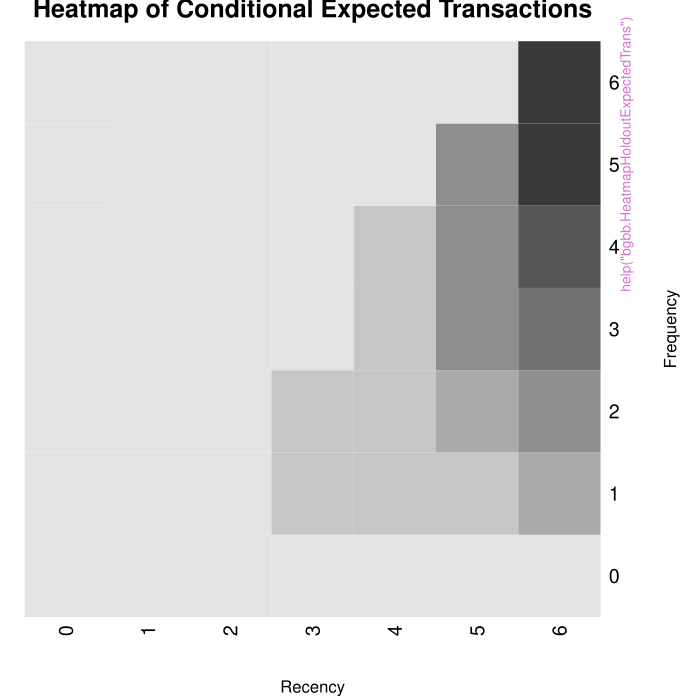

Here is the R script that generated this plot:
pkgname <- "BTYD2"
source(file.path(R.home("share"), "R", "examples-header.R"))
options(warn = 1)
library('BTYD2')

base::assign(".oldSearch", base::search(), pos = 'CheckExEnv')
cleanEx()
nameEx("bgbb.ConditionalExpectedTransactions")
### * bgbb.ConditionalExpectedTransactions

flush(stderr()); flush(stdout())

### Name: bgbb.ConditionalExpectedTransactions
### Title: BG/BB Conditional Expected Transactions
### Aliases: bgbb.ConditionalExpectedTransactions

### ** Examples

params <- c(1.20, 0.75, 0.66, 2.78)
# the number of transactions a customer is expected
# to make in the 10 transaction opportunities
# following the calibration period, which consisted
# of 6 transaction opportunities (during which they
# made 3 transactions, the last of which occurred
# in the 4th opportunity)
bgbb.ConditionalExpectedTransactions(params, n.cal=6, n.star=10, x=3, t.x=4)

# We can also use vectors as input:
bgbb.ConditionalExpectedTransactions(params, n.cal=6, n.star=1:10, x=3, t.x=4)
bgbb.ConditionalExpectedTransactions(params, n.cal=6, n.star=10, x=1:4, t.x=4)



cleanEx()
nameEx("bgbb.DERT")
### * bgbb.DERT

flush(stderr()); flush(stdout())

### Name: bgbb.DERT
### Title: BG/BB Discounted Expected Residual Transactions
### Aliases: bgbb.DERT bgbb.rf.matrix.DERT

### ** Examples

params <- c(1.20, 0.75, 0.66, 2.78)
# Compute DERT for a customer who made 3 transactions
# in the calibration period(consisting of 6 transaction
# opportunities), with the last transaction occurring
# during the 4th transaction opportunity, discounted at
# 10%.
bgbb.DERT(params, x=3, t.x=4, n.cal=6, d=0.1)

# We can also compare DERT for several customers:
bgbb.DERT(params, x=1:6, t.x=6, n.cal=6, d=0.1)

data(donationsSummary)

rf.matrix <- donationsSummary$rf.matrix
# donationsSummary$rf.matrix already has appropriate column names

# starting-point parameters
startingparams <- c(1, 1, 0.5, 3)
# estimated parameters
est.params <- bgbb.EstimateParameters(rf.matrix, startingparams)

# compute DERT for a customer from every row in rf.matrix,
# discounted at 10%.
bgbb.rf.matrix.DERT(est.params, rf.matrix, d=0.1)



cleanEx()
nameEx("bgbb.EstimateParameters")
### * bgbb.EstimateParameters

flush(stderr()); flush(stdout())

### Name: bgbb.EstimateParameters
### Title: BG/BB Parameter Estimation
### Aliases: bgbb.EstimateParameters

### ** Examples

data(donationsSummary)

rf.matrix <- donationsSummary$rf.matrix
# donationsSummary$rf.matrix already has appropriate column names

# starting-point parameters
startingparams <- c(1, 1, 0.5, 3)
# estimated parameters
est.params <- bgbb.EstimateParameters(rf.matrix, startingparams)
# log-likelihood of estimated parameters
bgbb.rf.matrix.LL(est.params, rf.matrix)



cleanEx()
nameEx("bgbb.Expectation")
### * bgbb.Expectation

flush(stderr()); flush(stdout())

### Name: bgbb.Expectation
### Title: BG/BB Expectation
### Aliases: bgbb.Expectation

### ** Examples

params <- c(1.20, 0.75, 0.66, 2.78)
# Expected number of transactions that a randomly chosen customer
# will make in the first 10 transaction opportunities.
bgbb.Expectation(params, n=10)

# We can also compare expected transactions over time:
bgbb.Expectation(params, n=1:10)



cleanEx()
nameEx("bgbb.HeatmapHoldoutExpectedTrans")
### * bgbb.HeatmapHoldoutExpectedTrans

flush(stderr()); flush(stdout())

### Name: bgbb.HeatmapHoldoutExpectedTrans
### Title: BG/BB Heatmap of Holdout Period Expected Transactions
### Aliases: bgbb.HeatmapHoldoutExpectedTrans

### ** Examples

data(donationsSummary)

rf.matrix <- donationsSummary$rf.matrix
# donationsSummary$rf.matrix already has appropriate column names

# starting-point parameters
startingparams <- c(1, 1, 0.5, 3)
# estimated parameters
est.params <- bgbb.EstimateParameters(rf.matrix, startingparams)

# Plot a heatmap of conditional expected transactions in
# a holdout period of 5 transaction opportunities, given
# that the calibration period consisted of 6 transaction
# opportunities.
bgbb.HeatmapHoldoutExpectedTrans(est.params, n.cal=6, n.star=5)



cleanEx()
nameEx("bgbb.LL")
### * bgbb.LL

flush(stderr()); flush(stdout())

### Name: bgbb.LL
### Title: BG/BB Log-Likelihood
### Aliases: bgbb.LL bgbb.rf.matrix.LL

### ** Examples

data(donationsSummary)

rf.matrix <- donationsSummary$rf.matrix
# donationsSummary$rf.matrix already has appropriate column names

params <- c(1.20, 0.75, 0.66, 2.78)
bgbb.rf.matrix.LL(params, rf.matrix)

# Returns the log likelihood of the parameters for a customer who
# made 3 transactions in a calibration period with 6 transaction opportunities,
# with the last transaction occurring during the 4th transaction opportunity.
bgbb.LL(params, x=3, t.x=4, n.cal=6)

# We can also give vectors as function parameters:
set.seed(7)
x <- sample(1:3, 10, replace = TRUE)
t.x <- sample(3:5, 10, replace = TRUE)
n.cal <- rep(5, 10)
bgbb.LL(params, x, t.x, n.cal)



cleanEx()
nameEx("bgbb.PAlive")
### * bgbb.PAlive

flush(stderr()); flush(stdout())

### Name: bgbb.PAlive
### Title: BG/BB P(Alive)
### Aliases: bgbb.PAlive

### ** Examples

params <- c(1.20, 0.75, 0.66, 2.78)

# The probability that a customer who made 3 transactions in
# the calibration period (which consisted of 6 transaction
# opportunities), with the last transaction occurring at the
# 4th transaction opportunity, is alive at the 7th transaction
# opportunity
bgbb.PAlive(params, x=3, t.x=4, n.cal=6)

# The input parameters may also be vectors:
bgbb.PAlive(params, x=1, t.x=1:6, n.cal=6)



cleanEx()
nameEx("bgbb.PlotDropoutRateHeterogeneity")
### * bgbb.PlotDropoutRateHeterogeneity

flush(stderr()); flush(stdout())

### Name: bgbb.PlotDropoutRateHeterogeneity
### Title: BG/BB Plot Dropout Rate Heterogeneity
### Aliases: bgbb.PlotDropoutRateHeterogeneity

### ** Examples

params <- c(1.2, 0.75, 0.66, 2.78)
bgbb.PlotDropoutRateHeterogeneity(params)
params <- c(0.2, 1.5, 3.2, 6)
bgbb.PlotDropoutRateHeterogeneity(params)



cleanEx()
nameEx("bgbb.PlotFreqVsConditionalExpectedFrequency")
### * bgbb.PlotFreqVsConditionalExpectedFrequency

flush(stderr()); flush(stdout())

### Name: bgbb.PlotFreqVsConditionalExpectedFrequency
### Title: BG/BB Plot Frequency vs Conditional Expected Frequency
### Aliases: bgbb.PlotFreqVsConditionalExpectedFrequency

### ** Examples

data(donationsSummary)

rf.matrix <- donationsSummary$rf.matrix
# donationsSummary$rf.matrix already has appropriate column names

# starting-point parameters
startingparams <- c(1, 1, 0.5, 3)
# estimated parameters
est.params <- bgbb.EstimateParameters(rf.matrix, startingparams)

# get the holdout period transactions
x.star <- donationsSummary$x.star

# number of transaction opportunities in the holdout period
n.star <- 5

# Plot holdout period transactions
bgbb.PlotFreqVsConditionalExpectedFrequency(est.params, n.star, rf.matrix, x.star, trunc=6)



cleanEx()
nameEx("bgbb.PlotFrequencyInCalibration")
### * bgbb.PlotFrequencyInCalibration

flush(stderr()); flush(stdout())

### Name: bgbb.PlotFrequencyInCalibration
### Title: BG/BB Plot Frequency in Calibration Period
### Aliases: bgbb.PlotFrequencyInCalibration

### ** Examples

data(donationsSummary)

rf.matrix <- donationsSummary$rf.matrix
# donationsSummary$rf.matrix already has appropriate column names

# starting-point parameters
startingparams <- c(1, 1, 0.5, 3)
# estimated parameters
est.params <- bgbb.EstimateParameters(rf.matrix, startingparams)

# plot actual vs. expected frequencies in the calibration period
bgbb.PlotFrequencyInCalibration(est.params, rf.matrix)



cleanEx()
nameEx("bgbb.PlotFrequencyInHoldout")
### * bgbb.PlotFrequencyInHoldout

flush(stderr()); flush(stdout())

### Name: bgbb.PlotFrequencyInHoldout
### Title: BG/BB Plot Frequency in Holdout
### Aliases: bgbb.PlotFrequencyInHoldout

### ** Examples

data(donationsSummary)

rf.matrix <- donationsSummary$rf.matrix
rf.matrix.holdout <- donationsSummary$rf.matrix.holdout
# donationsSummary$rf.matrix and donationsSummary$rf.matrix.holdout already
# have appropriate column names

# starting-point parameters
startingparams <- c(1, 1, 0.5, 3)
# estimated parameters
est.params <- bgbb.EstimateParameters(rf.matrix, startingparams)

# number of periods in the calibration period
n.cal = max(rf.matrix[,"n.cal"])

bgbb.PlotFrequencyInHoldout (est.params, n.cal, rf.matrix.holdout)



cleanEx()
nameEx("bgbb.PlotRecVsConditionalExpectedFrequency")
### * bgbb.PlotRecVsConditionalExpectedFrequency

flush(stderr()); flush(stdout())

### Name: bgbb.PlotRecVsConditionalExpectedFrequency
### Title: BG/BB Plot Recency vs Conditional Expected Frequency
### Aliases: bgbb.PlotRecVsConditionalExpectedFrequency

### ** Examples

data(donationsSummary)

rf.matrix <- donationsSummary$rf.matrix
# donationsSummary$rf.matrix already has appropriate column names

# starting-point parameters
startingparams <- c(1, 1, 0.5, 3)
# estimated parameters
est.params <- bgbb.EstimateParameters(rf.matrix, startingparams)

# get the holdout period transactions
x.star <- donationsSummary$x.star

# number of transaction opportunities in the holdout period
n.star <- 5

# Compare holdout period transactions.
bgbb.PlotRecVsConditionalExpectedFrequency(est.params, n.star, rf.matrix, x.star, trunc=6)



cleanEx()
nameEx("bgbb.PlotTrackingCum")
### * bgbb.PlotTrackingCum

flush(stderr()); flush(stdout())

### Name: bgbb.PlotTrackingCum
### Title: BG/BB Tracking Cumulative Transactions Plot
### Aliases: bgbb.PlotTrackingCum

### ** Examples

data(donationsSummary)
# donationsSummary$rf.matrix already has appropriate column names
rf.matrix <- donationsSummary$rf.matrix

# starting-point parameters
startingparams <- c(1, 1, 0.5, 3)
# estimated parameters
est.params <- bgbb.EstimateParameters(rf.matrix, startingparams)

# get the annual repeat transactions, and transform them into
# a cumulative form
actual.inc.repeat.transactions <- donationsSummary$annual.trans
actual.cum.repeat.transactions <- cumsum(actual.inc.repeat.transactions)

# set appropriate x-axis
x.tickmarks <- c( "'96","'97","'98","'99","'00","'01","'02","'03","'04","'05","'06" )

# plot actual vs. expected transactions. The calibration period was 6 periods long.
bgbb.PlotTrackingCum(est.params, rf.matrix, actual.cum.repeat.transactions, xticklab=x.tickmarks)



cleanEx()
nameEx("bgbb.PlotTrackingInc")
### * bgbb.PlotTrackingInc

flush(stderr()); flush(stdout())

### Name: bgbb.PlotTrackingInc
### Title: BG/BB Tracking Incremental Transactions Plot
### Aliases: bgbb.PlotTrackingInc

### ** Examples

data(donationsSummary)
# donationsSummary$rf.matrix already has appropriate column names
rf.matrix <- donationsSummary$rf.matrix

# starting-point parameters
startingparams <- c(1, 1, 0.5, 3)
# estimated parameters
est.params <- bgbb.EstimateParameters(rf.matrix, startingparams)

# get the annual repeat transactions
actual.inc.repeat.transactions <- donationsSummary$annual.trans

# Set appropriate x-axis
x.tickmarks <- c( "'96","'97","'98","'99","'00","'01","'02","'03","'04","'05","'06" )

# Plot actual vs. expected transactions. The calibration period was 6 periods long.
bgbb.PlotTrackingInc(est.params, rf.matrix, actual.inc.repeat.transactions, xticklab=x.tickmarks)



cleanEx()
nameEx("bgbb.PlotTransactionRateHeterogeneity")
### * bgbb.PlotTransactionRateHeterogeneity

flush(stderr()); flush(stdout())

### Name: bgbb.PlotTransactionRateHeterogeneity
### Title: BG/BB Plot Transaction Rate Heterogeneity
### Aliases: bgbb.PlotTransactionRateHeterogeneity

### ** Examples

params <- c(1.2, 0.75, 0.66, 2.78)
bgbb.PlotTransactionRateHeterogeneity(params)
params <- c(0.2, 1.5, 3.2, 6)
bgbb.PlotTransactionRateHeterogeneity(params)



cleanEx()
nameEx("bgbb.PosteriorMeanDropoutRate")
### * bgbb.PosteriorMeanDropoutRate

flush(stderr()); flush(stdout())

### Name: bgbb.PosteriorMeanDropoutRate
### Title: BG/BB Posterior Mean Dropout Rate
### Aliases: bgbb.PosteriorMeanDropoutRate
###   bgbb.rf.matrix.PosteriorMeanDropoutRate

### ** Examples

data(donationsSummary)

rf.matrix <- donationsSummary$rf.matrix
# donationsSummary$rf.matrix already has appropriate column names

# starting-point parameters
startingparams <- c(1, 1, 0.5, 3)
# estimated parameters
est.params <- bgbb.EstimateParameters(rf.matrix, startingparams)

# return the posterior mean dropout rate vector
bgbb.rf.matrix.PosteriorMeanDropoutRate(est.params, rf.matrix)



cleanEx()
nameEx("bgbb.PosteriorMeanTransactionRate")
### * bgbb.PosteriorMeanTransactionRate

flush(stderr()); flush(stdout())

### Name: bgbb.PosteriorMeanTransactionRate
### Title: BG/BB Posterior Mean Transaction Rate
### Aliases: bgbb.PosteriorMeanTransactionRate
###   bgbb.rf.matrix.PosteriorMeanTransactionRate

### ** Examples

data(donationsSummary)

rf.matrix <- donationsSummary$rf.matrix
# donationsSummary$rf.matrix already has appropriate column names

# starting-point parameters
startingparams <- c(1, 1, 0.5, 3)
# estimated parameters
est.params <- bgbb.EstimateParameters(rf.matrix, startingparams)

# return the posterior mean transaction rate vector
bgbb.rf.matrix.PosteriorMeanTransactionRate(est.params, rf.matrix)



cleanEx()
nameEx("bgbb.pmf.General")
### * bgbb.pmf.General

flush(stderr()); flush(stdout())

### Name: bgbb.pmf.General
### Title: BG/BB General Probability Mass Function
### Aliases: bgbb.pmf.General

### ** Examples

params <- c(1.20, 0.75, 0.66, 2.78)
# Probability that a customer will make 3 transactions in the 10
# transaction opportunities following the 6 transaction opportunities
# in the calibration period, given BG/BB parameters.
bgbb.pmf.General(params, n.cal=6, n.star=10, x.star=3)

# Vectors may also be provided as input:
# Comparison between different frequencies:
bgbb.pmf.General(params, n.cal=6, n.star=10, x.star=1:10)
# Comparison between different holdout transaction opportunities:
bgbb.pmf.General(params, n.cal=6, n.star=5:15, x.star=3)



cleanEx()
nameEx("bgbb.pmf")
### * bgbb.pmf

flush(stderr()); flush(stdout())

### Name: bgbb.pmf
### Title: BG/BB Probability Mass Function
### Aliases: bgbb.pmf

### ** Examples

params <- c(1.20, 0.75, 0.66, 2.78)
# The probability that a customer made 3 transactions in the first
# 6 transaction opportunities.
bgbb.pmf(params, n=6, x=3)

# Vectors may also be used as arguments:
bgbb.pmf(params, n=6, x=0:6)



cleanEx()
nameEx("bgnbd.ConditionalExpectedTransactions")
### * bgnbd.ConditionalExpectedTransactions

flush(stderr()); flush(stdout())

### Name: bgnbd.ConditionalExpectedTransactions
### Title: BG/NBD Conditional Expected Transactions
### Aliases: bgnbd.ConditionalExpectedTransactions

### ** Examples

params <- c(0.243, 4.414, 0.793, 2.426)
# Number of transactions a customer is expected to make in 2 time
# intervals, given that they made 10 repeat transactions in a time period
# of 39 intervals, with the 10th repeat transaction occurring in the 35th
# interval.
bgnbd.ConditionalExpectedTransactions(params, T.star=2, x=10, t.x=35, T.cal=39)

# We can also compare expected transactions across different
# calibration period behaviors:
bgnbd.ConditionalExpectedTransactions(params, T.star=2, x=5:20, t.x=25, T.cal=39)



cleanEx()
nameEx("bgnbd.EstimateParameters")
### * bgnbd.EstimateParameters

flush(stderr()); flush(stdout())

### Name: bgnbd.EstimateParameters
### Title: BG/NBD Parameter Estimation
### Aliases: bgnbd.EstimateParameters

### ** Examples

data(cdnowSummary)

cal.cbs <- cdnowSummary$cbs
# cal.cbs already has column names required by method

# starting-point parameters
startingparams <- c(1.0, 3, 1.0, 3)
# estimated parameters
est.params <- bgnbd.EstimateParameters(cal.cbs, startingparams)

# log-likelihood of estimated parameters
bgnbd.cbs.LL(est.params, cal.cbs)



cleanEx()
nameEx("bgnbd.Expectation")
### * bgnbd.Expectation

flush(stderr()); flush(stdout())

### Name: bgnbd.Expectation
### Title: BG/NBD Expectation
### Aliases: bgnbd.Expectation

### ** Examples

params <- c(0.243, 4.414, 0.793, 2.426)

# Number of repeat transactions a customer is expected to make in 2 time intervals.
bgnbd.Expectation(params, t=2)

# We can also compare expected transactions over time:
bgnbd.Expectation(params, t=1:10)



cleanEx()
nameEx("bgnbd.ExpectedCumulativeTransactions")
### * bgnbd.ExpectedCumulativeTransactions

flush(stderr()); flush(stdout())

### Name: bgnbd.ExpectedCumulativeTransactions
### Title: BG/NBD Expected Cumulative Transactions
### Aliases: bgnbd.ExpectedCumulativeTransactions

### ** Examples

data(cdnowSummary)

cal.cbs <- cdnowSummary$cbs
# cal.cbs already has column names required by method

params <- c(0.243, 4.414, 0.793, 2.426)

# Returns a vector containing cumulative repeat transactions for 273 days.
# All parameters are in weeks; the calibration period lasted 39 weeks.
bgnbd.ExpectedCumulativeTransactions(params, T.cal=cal.cbs[,"T.cal"], T.tot=39, n.periods.final=273)



cleanEx()
nameEx("bgnbd.LL")
### * bgnbd.LL

flush(stderr()); flush(stdout())

### Name: bgnbd.LL
### Title: BG/NBD Log-Likelihood
### Aliases: bgnbd.LL bgnbd.cbs.LL

### ** Examples

data(cdnowSummary)

cal.cbs <- cdnowSummary$cbs
# cal.cbs already has column names required by method

# random assignment of parameters
params <- c(0.5, 6, 1.2, 3.3)
# returns the log-likelihood of the given parameters
bgnbd.cbs.LL (params, cal.cbs)

# compare the speed and results to the following:
cal.cbs.compressed <- bgnbd.compress.cbs(cal.cbs)
bgnbd.cbs.LL (params, cal.cbs.compressed)

# Returns the log likelihood of the parameters for a customer who
# made 3 transactions in a calibration period that ended at t=6,
# with the last transaction occurring at t=4.
bgnbd.LL(params, x=3, t.x=4, T.cal=6)

# We can also give vectors as function parameters:
set.seed(7)
x <- sample(1:4, 10, replace = TRUE)
t.x <- sample(1:4, 10, replace = TRUE)
T.cal <- rep(4, 10)
bgnbd.LL(params, x, t.x, T.cal)



cleanEx()
nameEx("bgnbd.PAlive")
### * bgnbd.PAlive

flush(stderr()); flush(stdout())

### Name: bgnbd.PAlive
### Title: BG/NBD P(Alive)
### Aliases: bgnbd.PAlive

### ** Examples

params <- c(0.243, 4.414, 0.793, 2.426)

bgnbd.PAlive(params, x=23, t.x=39, T.cal=39)
# P(Alive) of a customer who has the same recency and total
# time observed.

bgnbd.PAlive(params, x=5:20, t.x=30, T.cal=39)
# Note the "increasing frequency paradox".

# To visualize the distribution of P(Alive) across customers:

data(cdnowSummary)
cbs <- cdnowSummary$cbs
params <- bgnbd.EstimateParameters(cbs, par.start = c(0.243, 4.414, 0.793, 2.426))
p.alives <- bgnbd.PAlive(params, cbs[,"x"], cbs[,"t.x"], cbs[,"T.cal"])
plot(density(p.alives))



cleanEx()
nameEx("bgnbd.PlotDropoutRateHeterogeneity")
### * bgnbd.PlotDropoutRateHeterogeneity

flush(stderr()); flush(stdout())

### Name: bgnbd.PlotDropoutRateHeterogeneity
### Title: BG/NBD Plot Dropout Probability Heterogeneity
### Aliases: bgnbd.PlotDropoutRateHeterogeneity

### ** Examples

params <- c(0.243, 4.414, 0.793, 2.426)
bgnbd.PlotDropoutRateHeterogeneity(params)
params <- c(0.243, 4.414, 1.33, 2.426)
bgnbd.PlotDropoutRateHeterogeneity(params)



cleanEx()
nameEx("bgnbd.PlotFreqVsConditionalExpectedFrequency")
### * bgnbd.PlotFreqVsConditionalExpectedFrequency

flush(stderr()); flush(stdout())

### Name: bgnbd.PlotFreqVsConditionalExpectedFrequency
### Title: BG/NBD Plot Frequency vs. Conditional Expected Frequency
### Aliases: bgnbd.PlotFreqVsConditionalExpectedFrequency

### ** Examples

data(cdnowSummary)

cal.cbs <- cdnowSummary$cbs
# cal.cbs already has column names required by method

# number of transactions by each customer in the 39 weeks
# following the calibration period
x.star <- cal.cbs[,"x.star"]

# parameters estimated using bgnbd.EstimateParameters
est.params <- c(0.243, 4.414, 0.793, 2.426)
# the maximum censor number that can be used
max(cal.cbs[,"x"])

# plot conditional expected holdout period frequencies,
# binned according to calibration period frequencies
bgnbd.PlotFreqVsConditionalExpectedFrequency(est.params, T.star=39, cal.cbs, x.star, censor=7)



cleanEx()
nameEx("bgnbd.PlotFrequencyInCalibration")
### * bgnbd.PlotFrequencyInCalibration

flush(stderr()); flush(stdout())

### Name: bgnbd.PlotFrequencyInCalibration
### Title: BG/NBD Plot Frequency in Calibration Period
### Aliases: bgnbd.PlotFrequencyInCalibration

### ** Examples

data(cdnowSummary)

cal.cbs <- cdnowSummary$cbs
# cal.cbs already has column names required by method

# parameters estimated using bgnbd.EstimateParameters
est.params <- c(0.243, 4.414, 0.793, 2.426)
# the maximum censor number that can be used
max(cal.cbs[,"x"])

bgnbd.PlotFrequencyInCalibration(est.params, cal.cbs, censor=7)



cleanEx()
nameEx("bgnbd.PlotRecVsConditionalExpectedFrequency")
### * bgnbd.PlotRecVsConditionalExpectedFrequency

flush(stderr()); flush(stdout())

### Name: bgnbd.PlotRecVsConditionalExpectedFrequency
### Title: BG/NBD Plot Actual vs. Conditional Expected Frequency by Recency
### Aliases: bgnbd.PlotRecVsConditionalExpectedFrequency

### ** Examples

data(cdnowSummary)

cal.cbs <- cdnowSummary$cbs
# cal.cbs already has column names required by method

# number of transactions by each customer in the 39 weeks following
# the calibration period
x.star <- cal.cbs[,"x.star"]

# parameters estimated using bgnbd.EstimateParameters
est.params <- c(0.243, 4.414, 0.793, 2.426)

# plot conditional expected holdout period transactions, binned according to
# calibration period recencies
bgnbd.PlotRecVsConditionalExpectedFrequency(est.params, cal.cbs, T.star=39, x.star)



cleanEx()
nameEx("bgnbd.PlotTrackingCum")
### * bgnbd.PlotTrackingCum

flush(stderr()); flush(stdout())

### Name: bgnbd.PlotTrackingCum
### Title: BG/NBD Tracking Cumulative Transactions Plot
### Aliases: bgnbd.PlotTrackingCum

### ** Examples

data(cdnowSummary)

cal.cbs <- cdnowSummary$cbs
# cal.cbs already has column names required by method

# Cumulative repeat transactions made by all customers across calibration
# and holdout periods
cu.tracking <- cdnowSummary$cu.tracking

# parameters estimated using bgnbd.EstimateParameters
est.params <- c(0.243, 4.414, 0.793, 2.426)

# All parameters are in weeks; the calibration period lasted 39
# weeks and the holdout period another 39.
bgnbd.PlotTrackingCum(est.params, T.cal=cal.cbs[,"T.cal"], T.tot=78, cu.tracking)



cleanEx()
nameEx("bgnbd.PlotTrackingInc")
### * bgnbd.PlotTrackingInc

flush(stderr()); flush(stdout())

### Name: bgnbd.PlotTrackingInc
### Title: BG/NBD Tracking Incremental Transactions Comparison
### Aliases: bgnbd.PlotTrackingInc

### ** Examples

data(cdnowSummary)
cal.cbs <- cdnowSummary$cbs
# cal.cbs already has column names required by method

# Cumulative repeat transactions made by all customers across calibration
# and holdout periods
cu.tracking <- cdnowSummary$cu.tracking
# make the tracking data incremental
inc.tracking <- dc.CumulativeToIncremental(cu.tracking)

# parameters estimated using bgnbd.EstimateParameters
est.params <- c(0.243, 4.414, 0.793, 2.426)

# All parameters are in weeks; the calibration period lasted 39
# weeks and the holdout period another 39.
bgnbd.PlotTrackingInc(est.params, T.cal=cal.cbs[,"T.cal"], T.tot=78, inc.tracking)



cleanEx()
nameEx("bgnbd.PlotTransactionRateHeterogeneity")
### * bgnbd.PlotTransactionRateHeterogeneity

flush(stderr()); flush(stdout())

### Name: bgnbd.PlotTransactionRateHeterogeneity
### Title: BG/NBD Plot Transaction Rate Heterogeneity
### Aliases: bgnbd.PlotTransactionRateHeterogeneity

### ** Examples

params <- c(0.243, 4.414, 0.793, 2.426)
bgnbd.PlotTransactionRateHeterogeneity(params)
params <- c(0.53, 4.414, 0.793, 2.426)
bgnbd.PlotTransactionRateHeterogeneity(params)



cleanEx()
nameEx("bgnbd.compress.cbs")
### * bgnbd.compress.cbs

flush(stderr()); flush(stdout())

### Name: bgnbd.compress.cbs
### Title: Compress Customer-by-Sufficient-Statistic Matrix
### Aliases: bgnbd.compress.cbs

### ** Examples

# Create a sample customer-by-sufficient-statistic matrix:
set.seed(7)
x <- sample(1:4, 10, replace = TRUE)
t.x <- sample(1:4, 10, replace = TRUE)
T.cal <- rep(4, 10)
ave.spend <- sample(10:20, 10, replace = TRUE)
cbs <- cbind(x, t.x, T.cal, ave.spend)
cbs

# If cbs is printed, you would note that the following
# sets of rows have the same x, t.x and T.cal:
# (1, 6, 8); (3, 9)

bgnbd.compress.cbs(cbs, 0)   # No rounding necessary

# Note that all additional columns (in this case, ave.spend)
# are aggregated by sum.



cleanEx()
nameEx("bgnbd.pmf.General")
### * bgnbd.pmf.General

flush(stderr()); flush(stdout())

### Name: bgnbd.pmf.General
### Title: Generalized BG/NBD Probability Mass Function
### Aliases: bgnbd.pmf.General

### ** Examples

params <- c(0.243, 4.414, 0.793, 2.426)
# probability that a customer will make 10 repeat transactions in the
# time interval (1,2]
bgnbd.pmf.General(params, t.start=1, t.end=2, x=10)
# probability that a customer will make no repeat transactions in the
# time interval (39,78]
bgnbd.pmf.General(params, t.start=39, t.end=78, x=0)



cleanEx()
nameEx("bgnbd.pmf")
### * bgnbd.pmf

flush(stderr()); flush(stdout())

### Name: bgnbd.pmf
### Title: BG/NBD Probability Mass Function
### Aliases: bgnbd.pmf

### ** Examples

params <- c(0.243, 4.414, 0.793, 2.426)
# probability that a customer will make 10 repeat transactions in the
# time interval (0,2]
bgnbd.pmf(params, t=2, x=10)
# probability that a customer will make no repeat transactions in the
# time interval (0,39]
bgnbd.pmf(params, t=39, x=0)

# Vectors may also be used as arguments:
bgnbd.pmf(params, t=30, x=11:20)



cleanEx()
nameEx("dc.BuildCBSFromCBTAndDates")
### * dc.BuildCBSFromCBTAndDates

flush(stderr()); flush(stdout())

### Name: dc.BuildCBSFromCBTAndDates
### Title: Build CBS matrix from CBT matrix
### Aliases: dc.BuildCBSFromCBTAndDates

### ** Examples

elog <- dc.ReadLines(system.file("data/cdnowElog.csv", package="BTYD"),2,3,5)
elog[,"date"] <- as.Date(elog[,"date"], "%Y%m%d")

# Transaction-flow models are about interpurchase times. Since we
# only know purchase times to the day, we merge all transaction on
# the same day. This example uses dc.MergeTransactionsOnSameDate
# to illustrate this; however, we could have simply used dc.CreateReachCBT
# instead of dc.CreateFreqCBT to obtain the same result.
merged.elog <- dc.MergeTransactionsOnSameDate(elog)
cutoff.date <- as.Date("1997-09-30")
freq.cbt <- dc.CreateFreqCBT(merged.elog)
cal.freq.cbt <- freq.cbt[,as.Date(colnames(freq.cbt)) <= cutoff.date]
holdout.freq.cbt <- freq.cbt[,as.Date(colnames(freq.cbt)) > cutoff.date]

cal.start.dates.indices <- dc.GetFirstPurchasePeriodsFromCBT(cal.freq.cbt)
cal.start.dates <- as.Date(colnames(cal.freq.cbt)[cal.start.dates.indices])
cal.end.dates.indices <- dc.GetLastPurchasePeriodsFromCBT(cal.freq.cbt)
cal.end.dates <- as.Date(colnames(cal.freq.cbt)[cal.end.dates.indices])
T.cal.total <- rep(cutoff.date, nrow(cal.freq.cbt))
cal.dates <- data.frame(cal.start.dates, cal.end.dates, T.cal.total)

# Create calibration period customer-by-sufficient-statistic data frame,
# using weeks as the unit of time.
cal.cbs <- dc.BuildCBSFromCBTAndDates(cal.freq.cbt, cal.dates,
	per="week", cbt.is.during.cal.period=TRUE)
# Force the calibration period customer-by-sufficient-statistic to only contain
# repeat transactions (required by BG/BB and Pareto/NBD models)
cal.cbs[,"x"] <- cal.cbs[,"x"] - 1

holdout.start <- cutoff.date+1
holdout.end <- as.Date(colnames(holdout.freq.cbt)[ncol(holdout.freq.cbt)])
holdout.dates <- c(holdout.start, holdout.end)

# Create holdout period customer-by-sufficient-statistic data frame, using weeks
# as the unit of time.
holdout.cbs <- dc.BuildCBSFromCBTAndDates(holdout.freq.cbt, holdout.dates,
	per="week", cbt.is.during.cal.period=FALSE)



cleanEx()
nameEx("dc.CreateFreqCBT")
### * dc.CreateFreqCBT

flush(stderr()); flush(stdout())

### Name: dc.CreateFreqCBT
### Title: Create Frequency Customer-by-Time Matrix
### Aliases: dc.CreateFreqCBT

### ** Examples

# Create event log from file "cdnowElog.csv", which has
# customer IDs in the second column, dates in the third column, and
# sales numbers in the fifth column.
elog <- dc.ReadLines(system.file("data/cdnowElog.csv", package="BTYD"),2,3,5)

# Given that the dates are in the order year-month-day,
# it is not strictly necessary to convert the date column
# to date formats. However, it is good practice:
elog[,"date"] <- as.Date(elog[,"date"], "%Y%m%d")

freq.cbt <- dc.CreateFreqCBT(elog)



cleanEx()
nameEx("dc.CreateReachCBT")
### * dc.CreateReachCBT

flush(stderr()); flush(stdout())

### Name: dc.CreateReachCBT
### Title: Create Reach Customer-by-Time Matrix
### Aliases: dc.CreateReachCBT

### ** Examples

# Create event log from file "cdnowElog.csv", which has
# customer IDs in the second column, dates in the third column, and
# sales numbers in the fifth column.
elog <- dc.ReadLines(system.file("data/cdnowElog.csv", package="BTYD"),2,3,5)

# Given that the dates are in the order year-month-day,
# it is not strictly necessary to convert the date column
# to date formats. However, it is good practice:
elog[,"date"] <- as.Date(elog[,"date"], "%Y%m%d")

reach.cbt <- dc.CreateReachCBT(elog)



cleanEx()
nameEx("dc.CreateSpendCBT")
### * dc.CreateSpendCBT

flush(stderr()); flush(stdout())

### Name: dc.CreateSpendCBT
### Title: Create Spend Customer-by-Time Matrix
### Aliases: dc.CreateSpendCBT

### ** Examples

# Create event log from file "cdnowElog.csv", which has
# customer IDs in the second column, dates in the third column, and
# sales numbers in the fifth column.
elog <- dc.ReadLines(system.file("data/cdnowElog.csv", package="BTYD"),2,3,5);

# Given that the dates are in the order year-month-day,
# it is not strictly necessary to convert the date column
# to date formats. However, it is good practice:
elog[,"date"] <- as.Date(elog[,"date"], "%Y%m%d")

spend.cbt <- dc.CreateSpendCBT(elog)



cleanEx()
nameEx("dc.ElogToCbsCbt")
### * dc.ElogToCbsCbt

flush(stderr()); flush(stdout())

### Name: dc.ElogToCbsCbt
### Title: Convernt Event Log to CBS and CBT Matrices
### Aliases: dc.ElogToCbsCbt

### ** Examples

# Create event log from file "cdnowElog.csv", which has
# customer IDs in the second column, dates in the third column, and
# sales numbers in the fifth column.
elog <- dc.ReadLines(system.file("data/cdnowElog.csv", package="BTYD"),2,3,5)

elog[,"date"] <- as.Date(elog[,"date"], "%Y%m%d")

data <- dc.ElogToCbsCbt(elog, per="week", T.cal=as.Date("1997-09-30"))



cleanEx()
nameEx("dc.MakeRFmatrixCal")
### * dc.MakeRFmatrixCal

flush(stderr()); flush(stdout())

### Name: dc.MakeRFmatrixCal
### Title: Make Calibration Period Recency-Frequency Matrix
### Aliases: dc.MakeRFmatrixCal

### ** Examples

elog <- dc.ReadLines(system.file("data/discreteSimElog.csv", package="BTYD"),1,2)
elog[,"date"] <- as.Date(elog[,"date"])

cutoff.date <- as.Date("1977-01-01")
cbt <- dc.CreateReachCBT(elog)
cal.cbt <- cbt[,as.Date(colnames(cbt)) <= cutoff.date]
holdout.cbt <- cbt[,as.Date(colnames(cbt)) > cutoff.date]

cal.start.dates.indices <- dc.GetFirstPurchasePeriodsFromCBT(cal.cbt)
cal.start.dates <- as.Date(colnames(cal.cbt)[cal.start.dates.indices])
cal.end.dates.indices <- dc.GetLastPurchasePeriodsFromCBT(cal.cbt)
cal.end.dates <- as.Date(colnames(cal.cbt)[cal.end.dates.indices])
T.cal.total <- rep(cutoff.date, nrow(cal.cbt))
cal.dates <- data.frame(cal.start.dates, cal.end.dates, T.cal.total)

# Create calibration period customer-by-sufficient-statistic data frame,
# using years as the unit of time.
cal.cbs <- dc.BuildCBSFromCBTAndDates(cal.cbt, cal.dates, per="year",
	cbt.is.during.cal.period=TRUE)

holdout.start <- as.Date(colnames(holdout.cbt)[1])
holdout.end <- as.Date(tail(colnames(holdout.cbt),n=1))
# The (-1) below is to remove the effect of the birth period - we are only
# interested in repeat transactions in the calibration period.
frequencies <- (cal.cbs[,"x"] - 1)
periods.of.final.purchases <- cal.cbs[,"t.x"]
num.of.purchase.periods <- ncol(cal.cbt) - 1

# Create a calibration period recency-frequency matrix
cal.rf.matrix <- dc.MakeRFmatrixCal(frequencies, periods.of.final.purchases,
	num.of.purchase.periods)



cleanEx()
nameEx("dc.MergeCustomers")
### * dc.MergeCustomers

flush(stderr()); flush(stdout())

### Name: dc.MergeCustomers
### Title: Merge Customers
### Aliases: dc.MergeCustomers

### ** Examples

elog <- dc.ReadLines(system.file("data/cdnowElog.csv", package="BTYD"),2,3,5)
elog[,"date"] <- as.Date(elog[,"date"], "%Y%m%d")
cutoff.date <- as.Date("1997-09-30")
cal.elog <- elog[which(elog[,"date"] <= cutoff.date),]
holdout.elog <- elog[which(elog[,"date"] > cutoff.date),]

# Create calibration period CBT from cal.elog
cal.reach.cbt <- dc.CreateReachCBT(cal.elog)
# Create holdout period CBT from holdout.elog
holdout.reach.cbt <- dc.CreateReachCBT(holdout.elog)

# Note the difference:
nrow(cal.reach.cbt)            # 2357 customers
nrow(holdout.reach.cbt)        # 684 customers

# Create a "fixed" holdout period CBT, with the same number
# of customers in the same order as the calibration period CBT
fixed.holdout.reach.cbt <- dc.MergeCustomers(cal.reach.cbt, holdout.reach.cbt)
nrow(fixed.holdout.reach.cbt)  # 2357 customers

# You can verify that the above is correct by turning these into a CBS
# (see \code{dc.BuildCBSFromCBTAndDates} and using
# \code{pnbd.PlotFreqVsConditionalExpectedFrequency}, for example

# Alternatively, we can fix the CBS, instead of the CBS:

cal.start.dates.indices <- dc.GetFirstPurchasePeriodsFromCBT(cal.reach.cbt)
cal.start.dates <- as.Date(colnames(cal.reach.cbt)[cal.start.dates.indices])
cal.end.dates.indices <- dc.GetLastPurchasePeriodsFromCBT(cal.reach.cbt)
cal.end.dates <- as.Date(colnames(cal.reach.cbt)[cal.end.dates.indices])
T.cal.total <- rep(cutoff.date, nrow(cal.reach.cbt))
cal.dates <- data.frame(cal.start.dates, cal.end.dates, T.cal.total)

# Create calibration period customer-by-sufficient-statistic data frame,
# using weeks as the unit of time.
cal.cbs <- dc.BuildCBSFromCBTAndDates(cal.reach.cbt, cal.dates, per="week",
	cbt.is.during.cal.period=TRUE)

# Force the calibration period customer-by-sufficient-statistic to only
# 	contain repeat transactions (required by BG/BB and Pareto/NBD models)
cal.cbs[,"x"] <- cal.cbs[,"x"] - 1

holdout.start <- cutoff.date+1
holdout.end <- as.Date(colnames(fixed.holdout.reach.cbt)[ncol(fixed.holdout.reach.cbt)])
holdout.dates <- c(holdout.start, holdout.end)

# Create holdout period customer-by-sufficient-statistic data frame,
# using weeks as the unit of time.
holdout.cbs <- dc.BuildCBSFromCBTAndDates(holdout.reach.cbt, holdout.dates,
	per="week", cbt.is.during.cal.period=FALSE)

# Note the difference:
nrow(cal.cbs)            # 2357 customers
nrow(holdout.cbs)        # 684 customers

# Create a "fixed" holdout period CBS, with the same number
# of customers in the same order as the calibration period CBS
fixed.holdout.cbs <- dc.MergeCustomers(cal.cbs, holdout.cbs)
nrow(fixed.holdout.cbs)  # 2357 customers

# Furthermore, this function will assign a zero value to all fields
# that were not in the original holdout period CBS. Since T.star is the
# same for all customers in the holdout period, we should fix that:
fixed.holdout.cbs[,"T.star"] <- rep(max(fixed.holdout.cbs[,"T.star"]),nrow(fixed.holdout.cbs))



cleanEx()
nameEx("dc.PlotLogLikelihoodContour")
### * dc.PlotLogLikelihoodContour

flush(stderr()); flush(stdout())

### Name: dc.PlotLogLikelihoodContour
### Title: Plot Log-Likelihood Contour
### Aliases: dc.PlotLogLikelihoodContour

### ** Examples

# **Examples for BG/BB model:
data(donationsSummary)
rf.matrix <- donationsSummary$rf.matrix

# starting-point parameters
bgbb.startingparams <- c(1, 1, 0.5, 3)
# estimated parameters
bgbb.est.params <- bgbb.EstimateParameters(rf.matrix, bgbb.startingparams)

# set up parameter names for a more descriptive result
bgbb.param.names <- c("alpha", "beta", "gamma", "delta")

# plot a log-likelihood contour of alpha and beta, the unobserved
# parameters for the beta-Bernoulli transaction process of the BG/BB.
# Note that allow.neg.params has been set to false as BG/BB parameters
# cannot be negative (not run):
# dc.PlotLogLikelihoodContour(bgbb.rf.matrix.LL, c("vary", "vary", "fix", "fix"),
#                            bgbb.est.params, rf.matrix = rf.matrix, n.divs = 15,
#                            num.contour.lines = 15, zoom.percent = 0.2,
#                            allow.neg.params = FALSE, param.names = bgbb.param.names)

# plot a log-likelihood contour of gamma and delta, the unobserved
# parameters for the beta-geometric dropout process of the BG/BB.
# Note that allow.neg.params has been set to false as BG/BB parameters
# cannot be negative (not run):
# dc.PlotLogLikelihoodContour(bgbb.rf.matrix.LL, c("fix", "fix", "vary", "vary"),
#                            bgbb.est.params, rf.matrix = rf.matrix, n.divs = 15,
#                            num.contour.lines = 15, zoom.percent = 0.2,
#                            allow.neg.params = FALSE, param.names = bgbb.param.names)

# **Example for Pareto/NBD model:
data(cdnowSummary)
cbs <- cdnowSummary$cbs

# Speed up calculations:
cbs <- pnbd.compress.cbs(cbs)

# parameters estimated using pnbd.EstimateParameters
pnbd.est.params <- cdnowSummary$est.params

# set up parameter names for a more descriptive result
pnbd.param.names <- c("r", "alpha", "s", "beta")

# plot a log-likelihood contour of r and s, the shape parameters
# of the transaction and dropout process models (respectively).
# Note that allow.neg.params has been set to false as Pareto/NBD
# parameters cannot be negative (not run):
# dc.PlotLogLikelihoodContour(pnbd.cbs.LL, c("vary", "fix", "vary", "fix"),
#                            pnbd.est.params, cal.cbs = cbs, n.divs = 20,
#                            num.contour.lines = 20, zoom.percent = 0.1,
#                            allow.neg.params = FALSE, param.names = pnbd.param.names)

# **Example for BG/NBD model:
data(cdnowSummary)
cbs <- cdnowSummary$cbs

# parameters estimated using bgnbd.EstimateParameters
bgnbd.est.params <- cdnowSummary$est.params

# set up parameter names for a more descriptive result
bgnbd.param.names <- c("r", "alpha", "s", "beta")

# plot a log-likelihood contour of r and s, the shape parameters
# of the transaction and dropout process models (respectively).
# Note that allow.neg.params has been set to false as BG/NBD
# parameters cannot be negative (not run):
# dc.PlotLogLikelihoodContour(bgnbd.cbs.LL, c("vary", "fix", "vary", "fix"),
#                            bgnbd.est.params, cal.cbs = cbs, n.divs = 20,
#                            num.contour.lines = 20, zoom.percent = 0.1,
#                            allow.neg.params = FALSE, param.names = bgnbd.param.names)



cleanEx()
nameEx("dc.PlotLogLikelihoodContours")
### * dc.PlotLogLikelihoodContours

flush(stderr()); flush(stdout())

### Name: dc.PlotLogLikelihoodContours
### Title: Plot Log-Likelihood Contour
### Aliases: dc.PlotLogLikelihoodContours

### ** Examples

# **Example for BG/BB model:
data(donationsSummary)
rf.matrix <- donationsSummary$rf.matrix

# starting-point parameters
bgbb.startingparams <- c(1, 1, 0.5, 3)
# estimated parameters
bgbb.est.params <- bgbb.EstimateParameters(rf.matrix, bgbb.startingparams)

# set up parameter names for a more descriptive result
bgbb.param.names <- c("alpha", "beta", "gamma", "delta")

# plot-log likelihood contours (not run):
# dc.PlotLogLikelihoodContours(bgbb.rf.matrix.LL, bgbb.est.params, rf.matrix = rf.matrix,
# 	n.divs = 5, num.contour.lines = 8, zoom.percent = 0.3, allow.neg.params = FALSE,
#	param.names = bgbb.param.names)

# **Example for Pareto/NBD model:
data(cdnowSummary)
cbs <- cdnowSummary$cbs

# Speed up calculations:
cbs <- pnbd.compress.cbs(cbs)

# parameters estimated using pnbd.EstimateParameters
pnbd.est.params <- cdnowSummary$est.params

# set up parameter names for a more descriptive result
pnbd.param.names <- c("r", "alpha", "s", "beta")

# plot log-likelihood contours (not run):
# dc.PlotLogLikelihoodContours(pnbd.cbs.LL, pnbd.est.params, cal.cbs = cbs, n.divs = 5,
#                           num.contour.lines = 15, zoom.percent = 0.3,
#                            allow.neg.params = FALSE, param.names = pnbd.param.names)

# **Example for BG/NBD model:
data(cdnowSummary)
cbs <- cdnowSummary$cbs

# parameters estimated using bgnbd.EstimateParameters
bgnbd.est.params <- cdnowSummary$est.params

# set up parameter names for a more descriptive result
bgnbd.param.names <- c("r", "alpha", "s", "beta")

# plot log-likelihood contours (not run):
# dc.PlotLogLikelihoodContours(bgnbd.cbs.LL, bgnbd.est.params, cal.cbs = cbs, n.divs = 5,
#                            num.contour.lines = 15, zoom.percent = 0.3,
#                            allow.neg.params = FALSE, param.names = bgnbd.param.names)



cleanEx()
nameEx("dc.ReadLines")
### * dc.ReadLines

flush(stderr()); flush(stdout())

### Name: dc.ReadLines
### Title: Read Lines
### Aliases: dc.ReadLines

### ** Examples

# Create event log from file "cdnowElog.csv", which has
# customer IDs in the second column, dates in the third column, and
# sales numbers in the fifth column.
elog <- dc.ReadLines(system.file("data/cdnowElog.csv", package="BTYD"),2,3,5)

# convert date column to date objects, as required by some other functions
elog$date <- as.Date(elog$date, "$Y%m%d")



cleanEx()
nameEx("dc.RemoveTimeBetween")
### * dc.RemoveTimeBetween

flush(stderr()); flush(stdout())

### Name: dc.RemoveTimeBetween
### Title: Remove Time Between
### Aliases: dc.RemoveTimeBetween

### ** Examples

elog <- dc.ReadLines(system.file("data/cdnowElog.csv", package="BTYD"),2,3,5)
elog[,"date"] <- as.Date(elog[,"date"], "%Y%m%d")

# Use the cdnow data to return a 6 month event log for January, February,
# March, October, November, December.
period.one.start <- as.Date("1997-01-01")
period.one.end <- as.Date("1997-03-31")
period.two.start <- as.Date("1997-10-01")
period.two.end <- as.Date("1997-12-31")
reduced.elog <- dc.RemoveTimeBetween(elog, period.one.start, period.one.end,
                                     period.two.start, period.two.end)

# Note that the new elog will go up to June 30 at a maximum, since we
# are only using 6 months of data starting on January 1
max(reduced.elog$elog3$date)  # "1997-06-30"



cleanEx()
nameEx("pnbd.ConditionalExpectedTransactions")
### * pnbd.ConditionalExpectedTransactions

flush(stderr()); flush(stdout())

### Name: pnbd.ConditionalExpectedTransactions
### Title: Pareto/NBD Conditional Expected Transactions
### Aliases: pnbd.ConditionalExpectedTransactions

### ** Examples

params <- c(0.55, 10.56, 0.61, 11.64)
# Number of transactions a customer is expected to make in 2 time
# intervals, given that they made 10 repeat transactions in a time period
# of 39 intervals, with the 10th repeat transaction occurring in the 35th
# interval.
pnbd.ConditionalExpectedTransactions(params, T.star=2, x=10, t.x=35, T.cal=39)

# We can also compare expected transactions across different
# calibration period behaviors:
pnbd.ConditionalExpectedTransactions(params, T.star=2, x=5:20, t.x=25, T.cal=39)



cleanEx()
nameEx("pnbd.DERT")
### * pnbd.DERT

flush(stderr()); flush(stdout())

### Name: pnbd.DERT
### Title: Pareto/NBD Discounted Expected Residual Transactions
### Aliases: pnbd.DERT

### ** Examples

params <- c(0.5629966, 12.5590370, 0.4081095, 10.5148048)

# 15% compounded annually has been converted to 0.0027 compounded continuously,
# as we are dealing with weekly data and not annual data.
d <- 0.0027

# calculate the discounted expected residual transactions of a customer
# who made 7 transactions in a calibration period that was 77.86
# weeks long, with the last transaction occurring at the end of
# the 35th week.
pnbd.DERT(params, x=7, t.x=35, T.cal=77.86, d)

# We can also use vectors to compute DERT for several customers:
pnbd.DERT(params, x=1:10, t.x = 30, T.cal=77.86, d)



cleanEx()
nameEx("pnbd.EstimateParameters")
### * pnbd.EstimateParameters

flush(stderr()); flush(stdout())

### Name: pnbd.EstimateParameters
### Title: Pareto/NBD Parameter Estimation
### Aliases: pnbd.EstimateParameters

### ** Examples

data(cdnowSummary)

cal.cbs <- cdnowSummary$cbs
# cal.cbs already has column names required by method

# starting-point parameters
startingparams <- c(0.5, 6, 0.9, 8)
# estimated parameters
est.params <- pnbd.EstimateParameters(cal.cbs, startingparams)

# log-likelihood of estimated parameters
pnbd.cbs.LL(est.params, cal.cbs)

# compare the speed and results to the following:
cal.cbs.compressed <- pnbd.compress.cbs(cal.cbs)
est.params <- pnbd.EstimateParameters(cal.cbs.compressed, startingparams)



cleanEx()
nameEx("pnbd.Expectation")
### * pnbd.Expectation

flush(stderr()); flush(stdout())

### Name: pnbd.Expectation
### Title: Pareto/NBD Expectation
### Aliases: pnbd.Expectation

### ** Examples

params <- c(0.55, 10.56, 0.61, 11.64)

# Number of repeat transactions a customer is expected to make in 2 time intervals.
pnbd.Expectation(params, t=2)

# We can also compare expected transactions over time:
pnbd.Expectation(params, t=1:10)



cleanEx()
nameEx("pnbd.ExpectedCumulativeTransactions")
### * pnbd.ExpectedCumulativeTransactions

flush(stderr()); flush(stdout())

### Name: pnbd.ExpectedCumulativeTransactions
### Title: Pareto/NBD Expected Cumulative Transactions
### Aliases: pnbd.ExpectedCumulativeTransactions

### ** Examples

data(cdnowSummary)

cal.cbs <- cdnowSummary$cbs
# cal.cbs already has column names required by method

params <- c(0.55, 10.56, 0.61, 11.64)

# Returns a vector containing cumulative repeat transactions for 546 days.
# All parameters are in weeks; the calibration period lasted 39 weeks
# and the holdout period another 39.
pnbd.ExpectedCumulativeTransactions(params, T.cal=cal.cbs[,"T.cal"],
	T.tot=78, n.periods.final=546)



cleanEx()
nameEx("pnbd.LL")
### * pnbd.LL

flush(stderr()); flush(stdout())

### Name: pnbd.LL
### Title: Pareto/NBD Log-Likelihood
### Aliases: pnbd.LL pnbd.cbs.LL

### ** Examples

data(cdnowSummary)

cal.cbs <- cdnowSummary$cbs
# cal.cbs already has column names required by method

# random assignment of parameters
params <- c(0.5, 8, 0.7, 10)
# returns the log-likelihood of the given parameters
pnbd.cbs.LL (params, cal.cbs)

# compare the speed and results to the following:
cal.cbs.compressed <- pnbd.compress.cbs(cal.cbs)
pnbd.cbs.LL (params, cal.cbs.compressed)

# Returns the log likelihood of the parameters for a customer who
# made 3 transactions in a calibration period that ended at t=6,
# with the last transaction occurring at t=4.
pnbd.LL(params, x=3, t.x=4, T.cal=6)

# We can also give vectors as function parameters:
set.seed(7)
x <- sample(1:4, 10, replace = TRUE)
t.x <- sample(1:4, 10, replace = TRUE)
T.cal <- rep(4, 10)
pnbd.LL(params, x, t.x, T.cal)



cleanEx()
nameEx("pnbd.PAlive")
### * pnbd.PAlive

flush(stderr()); flush(stdout())

### Name: pnbd.PAlive
### Title: Pareto/NBD P(Alive)
### Aliases: pnbd.PAlive

### ** Examples

params <- c(0.55, 10.56, 0.61, 11.64)

pnbd.PAlive(params, x=0, t.x=0, T.cal=39)
# 0.2924031; P(Alive) of a customer who made no repeat transactions.

pnbd.PAlive(params, x=23, t.x=39, T.cal=39)
# 1; P(Alive) of a customer who has the same recency and total
# time observed.

pnbd.PAlive(params, x=5:20, t.x=30, T.cal=39)
# Note the "increasing frequency paradox".

# To visualize the distribution of P(Alive) across customers:

data(cdnowSummary)
cbs <- cdnowSummary$cbs
params <- pnbd.EstimateParameters(cbs)
p.alives <- pnbd.PAlive(params, cbs[,"x"], cbs[,"t.x"], cbs[,"T.cal"])
plot(density(p.alives))



cleanEx()
nameEx("pnbd.Plot.DERT")
### * pnbd.Plot.DERT

flush(stderr()); flush(stdout())

### Name: pnbd.Plot.DERT
### Title: Pareto/NBD Plot Discounted Expected Residual Transactions
### Aliases: pnbd.Plot.DERT

### ** Examples

# The RFM and CLV paper uses all 78 weeks of the cdnow data to
# estimate parameters. These parameters can be estimated as follows:

# elog <- dc.ReadLines(system.file("data/cdnowElog.csv", package="BTYD"),2,3)
# cal.cbs <- dc.ElogToCbsCbt(elog)$cal$cbs
# pnbd.EstimateParameters(cal.cbs)
# (The final function was run several times with its own output as
# input for starting parameters, to ensure that the result converged).

params <- c(0.5629966, 12.5590370, 0.4081095, 10.5148048)

# 15% compounded annually has been converted to 0.0027 compounded continously,
# as we are dealing with weekly data and not annual data.
d <- 0.0027

pnbd.Plot.DERT(params, x=0:14, t.x=0:77, T.cal=77.86, d, type="persp")
pnbd.Plot.DERT(params, x=0:14, t.x=0:77, T.cal=77.86, d, type="contour")



cleanEx()
nameEx("pnbd.PlotDropoutRateHeterogeneity")
### * pnbd.PlotDropoutRateHeterogeneity

flush(stderr()); flush(stdout())

### Name: pnbd.PlotDropoutRateHeterogeneity
### Title: Pareto/NBD Plot Dropout Rate Heterogeneity
### Aliases: pnbd.PlotDropoutRateHeterogeneity

### ** Examples

params <- c(0.55, 10.56, 0.61, 11.64)
pnbd.PlotDropoutRateHeterogeneity(params)
params <- c(0.55, 10.56, 3, 11.64)
pnbd.PlotDropoutRateHeterogeneity(params)



cleanEx()
nameEx("pnbd.PlotFreqVsConditionalExpectedFrequency")
### * pnbd.PlotFreqVsConditionalExpectedFrequency

flush(stderr()); flush(stdout())

### Name: pnbd.PlotFreqVsConditionalExpectedFrequency
### Title: Pareto/NBD Plot Frequency vs. Conditional Expected Frequency
### Aliases: pnbd.PlotFreqVsConditionalExpectedFrequency

### ** Examples

data(cdnowSummary)

cal.cbs <- cdnowSummary$cbs
# cal.cbs already has column names required by method

# number of transactions by each customer in the 39 weeks
# following the calibration period
x.star <- cal.cbs[,"x.star"]

# parameters estimated using pnbd.EstimateParameters
est.params <- cdnowSummary$est.params
# the maximum censor number that can be used
max(cal.cbs[,"x"])

# plot conditional expected holdout period frequencies,
# binned according to calibration period frequencies
pnbd.PlotFreqVsConditionalExpectedFrequency(est.params, T.star=39, cal.cbs, x.star, censor=7)



cleanEx()
nameEx("pnbd.PlotFrequencyInCalibration")
### * pnbd.PlotFrequencyInCalibration

flush(stderr()); flush(stdout())

### Name: pnbd.PlotFrequencyInCalibration
### Title: Pareto/NBD Plot Frequency in Calibration Period
### Aliases: pnbd.PlotFrequencyInCalibration

### ** Examples

data(cdnowSummary)

cal.cbs <- cdnowSummary$cbs
# cal.cbs already has column names required by method

# parameters estimated using pnbd.EstimateParameters
est.params <- cdnowSummary$est.params
# the maximum censor number that can be used
max(cal.cbs[,"x"])

pnbd.PlotFrequencyInCalibration(est.params, cal.cbs, censor=7)



cleanEx()
nameEx("pnbd.PlotRecVsConditionalExpectedFrequency")
### * pnbd.PlotRecVsConditionalExpectedFrequency

flush(stderr()); flush(stdout())

### Name: pnbd.PlotRecVsConditionalExpectedFrequency
### Title: Pareto/NBD Plot Actual vs. Conditional Expected Frequency by
###   Recency
### Aliases: pnbd.PlotRecVsConditionalExpectedFrequency

### ** Examples

data(cdnowSummary)

cal.cbs <- cdnowSummary$cbs
# cal.cbs already has column names required by method

# number of transactions by each customer in the 39 weeks following
# the calibration period
x.star <- cal.cbs[,"x.star"]

# parameters estimated using pnbd.EstimateParameters
est.params <- cdnowSummary$est.params

# plot conditional expected holdout period transactions, binned according to
# calibration period recencies
pnbd.PlotRecVsConditionalExpectedFrequency(est.params, cal.cbs, T.star=39, x.star)



cleanEx()
nameEx("pnbd.PlotTrackingCum")
### * pnbd.PlotTrackingCum

flush(stderr()); flush(stdout())

### Name: pnbd.PlotTrackingCum
### Title: Pareto/NBD Tracking Cumulative Transactions Plot
### Aliases: pnbd.PlotTrackingCum

### ** Examples

data(cdnowSummary)

cal.cbs <- cdnowSummary$cbs
# cal.cbs already has column names required by method

# Cumulative repeat transactions made by all customers across calibration
# and holdout periods
cu.tracking <- cdnowSummary$cu.tracking

# parameters estimated using pnbd.EstimateParameters
est.params <- cdnowSummary$est.params

# All parameters are in weeks; the calibration period lasted 39
# weeks and the holdout period another 39.
pnbd.PlotTrackingCum(est.params, T.cal=cal.cbs[,"T.cal"], T.tot=78, cu.tracking)



cleanEx()
nameEx("pnbd.PlotTrackingInc")
### * pnbd.PlotTrackingInc

flush(stderr()); flush(stdout())

### Name: pnbd.PlotTrackingInc
### Title: Pareto/NBD Tracking Incremental Transactions Comparison
### Aliases: pnbd.PlotTrackingInc

### ** Examples

data(cdnowSummary)
cal.cbs <- cdnowSummary$cbs
# cal.cbs already has column names required by method

# Cumulative repeat transactions made by all customers across calibration
# and holdout periods
cu.tracking <- cdnowSummary$cu.tracking
# make the tracking data incremental
inc.tracking <- dc.CumulativeToIncremental(cu.tracking)

# parameters estimated using pnbd.EstimateParameters
est.params <- cdnowSummary$est.params

# All parameters are in weeks; the calibration period lasted 39
# weeks and the holdout period another 39.
pnbd.PlotTrackingInc(est.params, T.cal=cal.cbs[,"T.cal"], T.tot=78, inc.tracking)



cleanEx()
nameEx("pnbd.PlotTransactionRateHeterogeneity")
### * pnbd.PlotTransactionRateHeterogeneity

flush(stderr()); flush(stdout())

### Name: pnbd.PlotTransactionRateHeterogeneity
### Title: Pareto/NBD Plot Transaction Rate Heterogeneity
### Aliases: pnbd.PlotTransactionRateHeterogeneity

### ** Examples

params <- c(0.55, 10.56, 0.61, 11.64)
pnbd.PlotTransactionRateHeterogeneity(params)
params <- c(3, 10.56, 0.61, 11.64)
pnbd.PlotTransactionRateHeterogeneity(params)



cleanEx()
nameEx("pnbd.compress.cbs")
### * pnbd.compress.cbs

flush(stderr()); flush(stdout())

### Name: pnbd.compress.cbs
### Title: Compress Customer-by-Sufficient-Statistic Matrix
### Aliases: pnbd.compress.cbs

### ** Examples

# Create a sample customer-by-sufficient-statistic matrix:
set.seed(7)
x <- sample(1:4, 10, replace = TRUE)
t.x <- sample(1:4, 10, replace = TRUE)
T.cal <- rep(4, 10)
ave.spend <- sample(10:20, 10, replace = TRUE)
cbs <- cbind(x, t.x, T.cal, ave.spend)
cbs

# If cbs is printed, you would note that the following
# sets of rows have the same x, t.x and T.cal:
# (1, 6, 8); (3, 9)

pnbd.compress.cbs(cbs, 0)   # No rounding necessary

# Note that all additional columns (in this case, ave.spend)
# are aggregated by sum.



cleanEx()
nameEx("pnbd.pmf.General")
### * pnbd.pmf.General

flush(stderr()); flush(stdout())

### Name: pnbd.pmf.General
### Title: Generalized Pareto/NBD Probability Mass Function
### Aliases: pnbd.pmf.General

### ** Examples

params <- c(0.55, 10.56, 0.61, 11.64)
# probability that a customer will make 10 repeat transactions in the
# time interval (1,2]
pnbd.pmf.General(params, t.start=1, t.end=2, x=10)
# probability that a customer will make no repeat transactions in the
# time interval (39,78]
pnbd.pmf.General(params, t.start=39, t.end=78, x=0)



cleanEx()
nameEx("pnbd.pmf")
### * pnbd.pmf

flush(stderr()); flush(stdout())

### Name: pnbd.pmf
### Title: Pareto/NBD Probability Mass Function
### Aliases: pnbd.pmf

### ** Examples

params <- c(0.55, 10.56, 0.61, 11.64)
# probability that a customer will make 10 repeat transactions in the
# time interval (0,2]
pnbd.pmf(params, t=2, x=10)
# probability that a customer will make no repeat transactions in the
# time interval (0,39]
pnbd.pmf(params, t=39, x=0)

# Vectors may also be used as arguments:
pnbd.pmf(params, t=30, x=11:20)



cleanEx()
nameEx("spend.EstimateParameters")
### * spend.EstimateParameters

flush(stderr()); flush(stdout())

### Name: spend.EstimateParameters
### Title: Spend Parameter Estimation
### Aliases: spend.EstimateParameters

### ** Examples

data(cdnowSummary)
ave.spend <- cdnowSummary$m.x
tot.trans <- cdnowSummary$cbs[,"x"]

# There will be many warnings due to the zeroes that are
# included in the data above. To avoid them, use the following:
# (see example for spend.LL)

ave.spend <- ave.spend[which(tot.trans > 0)]
tot.trans <- tot.trans[which(tot.trans > 0)]

# We will let the spend function use default starting parameters
spend.EstimateParameters(ave.spend, tot.trans)



cleanEx()
nameEx("spend.LL")
### * spend.LL

flush(stderr()); flush(stdout())

### Name: spend.LL
### Title: Spend Log-Likelihood
### Aliases: spend.LL

### ** Examples

data(cdnowSummary)
ave.spend <- cdnowSummary$m.x;
tot.trans <- cdnowSummary$cbs[,"x"];
params <- c(6.25, 3.74, 15.44);

# get the total log-likelihood of the data and parameters
# above. There will be many warnings due to the zeroes that are
# included in the data. If you wish to avoid these warnings, use:

# ave.spend <- ave.spend[which(tot.trans > 0)];
# and
# tot.trans <- tot.trans[which(tot.trans > 0)];

# Note that we used tot.trans to remove the zeroes from ave.spend.
# This is because we need the vectors to be the same length, and it
# is possible that your data include customers who made transactions
# worth zero dollars (in which case the vector lengths would differ
# if we used ave.spend to remove the zeroes from ave.spend).

sum(spend.LL(params, ave.spend, tot.trans))

# This log-likelihood may be different than mentioned in the
# referenced paper; in the paper, a slightly different function
# which relies on total spend (not average spend) is used.



cleanEx()
nameEx("spend.expected.value")
### * spend.expected.value

flush(stderr()); flush(stdout())

### Name: spend.expected.value
### Title: Conditional expected transaction value
### Aliases: spend.expected.value

### ** Examples

params <- c(6, 4, 16)
# calculate the expected transaction value of a customer
# who spent an average of $35 over 3 transactions.
spend.expected.value(params, m.x=35, x=3)

# m.x and x may be vectors:
spend.expected.value(params, m.x=30:40, x=3)
spend.expected.value(params, m.x=35, x=1:10)
spend.expected.value(params, m.x=30:40, x=1:11)



cleanEx()
nameEx("spend.marginal.likelihood")
### * spend.marginal.likelihood

flush(stderr()); flush(stdout())

### Name: spend.marginal.likelihood
### Title: Gamma-gamma marginal likelihood
### Aliases: spend.marginal.likelihood

### ** Examples

params <- c(6, 4, 16)
# calculate the marginal distribution of the average transaction value
# of a customer who spent an average of $35 over 3 transactions.
spend.marginal.likelihood(params, m.x=35, x=3)

# Several values can also be computed at once:
spend.marginal.likelihood(params, m.x=30:40, x=3)
spend.marginal.likelihood(params, m.x=35, x=1:10)
spend.marginal.likelihood(params, m.x=30:40, x=1:11)



cleanEx()
nameEx("spend.plot.average.transaction.value")
### * spend.plot.average.transaction.value

flush(stderr()); flush(stdout())

### Name: spend.plot.average.transaction.value
### Title: Plot Actual vs. Expected Average Transaction Value
### Aliases: spend.plot.average.transaction.value

### ** Examples

data(cdnowSummary)
ave.spend <- cdnowSummary$m.x
tot.trans <- cdnowSummary$cbs[,"x"]
params <- c(6.25, 3.74, 15.44)

# Plot the actual and expected average transaction value across customers.
f.m.x <- spend.plot.average.transaction.value(params, ave.spend, tot.trans)



### * <FOOTER>
###
options(digits = 7L)
base::cat("Time elapsed: ", proc.time() - base::get("ptime", pos = 'CheckExEnv'),"\n")
grDevices::dev.off()
###
### Local variables: ***
### mode: outline-minor ***
### outline-regexp: "\\(> \\)?### [*]+" ***
### End: ***
quit('no')
